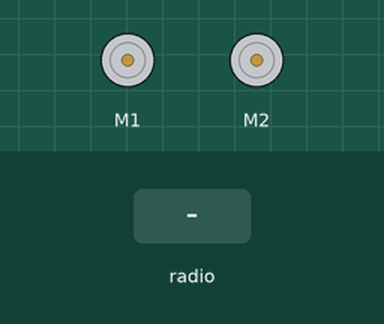
Bench run of a program on a simulated BBC micro:bit (MakeCode). On the bench: 2 × DC motor (green arrow = forward, orange = backward, longer = faster). The inputs (shaded band) are chosen by the test bench.

Above: at 1.2 s.
1.3 s: radio message "1" arrives
At 1.6 s:
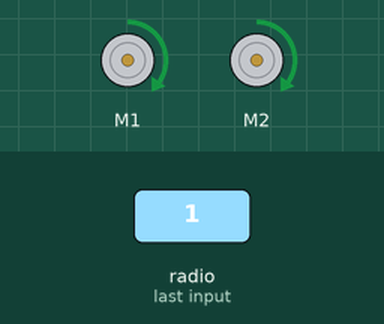
2.8 s: radio message "2" arrives
At 3.9 s:
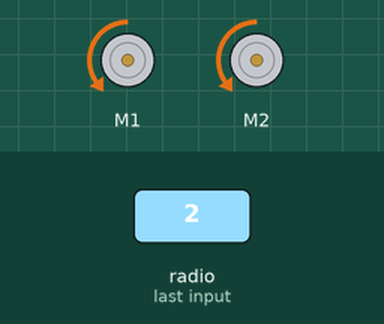
4.3 s: radio message "3" arrives
At 5.1 s:
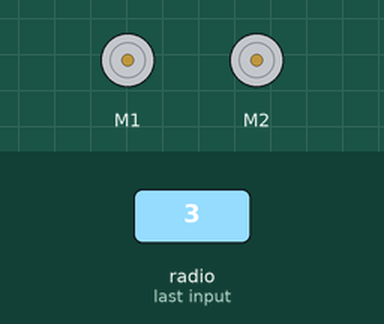
5.8 s: radio message "4" arrives
At 6.2 s:
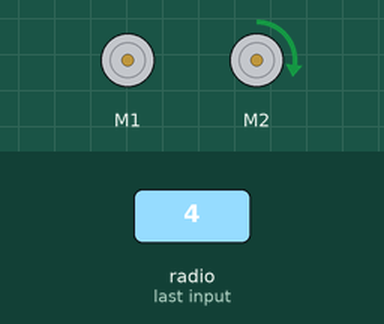
7.3 s: radio message "5" arrives
At 8.5 s:
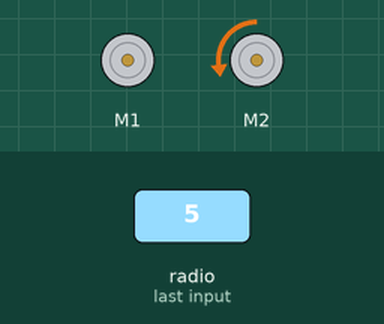
8.8 s: radio message "7" arrives
At 9.7 s:
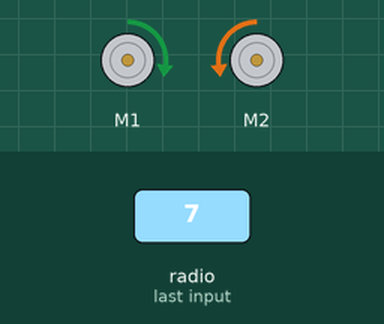
Timing chart, 0 to 11.3 s (numbered marks = the images above; inputs shaded):
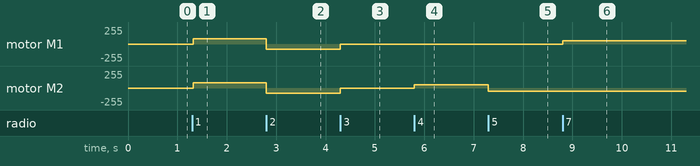

Measured:
- after the input at 1.3 s, motor M1, motor M2: stopped → forward 80/255 at once
- after the input at 2.8 s, motor M1, motor M2: forward 80/255 → backward 80/255 at once
- after the input at 4.3 s, motor M1, motor M2: backward 80/255 → stopped at once
- after the input at 5.8 s, motor M2: stopped → forward 50/255 at once
- after the input at 7.3 s, motor M2: forward 50/255 → backward 50/255 at once
- after the input at 8.8 s, motor M1: stopped → forward 50/255 at once

The program:

main.ts
```typescript
radio.onReceivedNumber(function (receivedNumber) {
    if (receivedNumber == 1) {
        maqueen.motorRun(maqueen.Motors.All, maqueen.Dir.CW, 80)
    }
    if (receivedNumber == 2) {
        maqueen.motorRun(maqueen.Motors.All, maqueen.Dir.CCW, 80)
    }
    if (receivedNumber == 3) {
        maqueen.motorStop(maqueen.Motors.All)
    }
    if (receivedNumber == 4) {
        maqueen.motorRun(maqueen.Motors.M2, maqueen.Dir.CW, 50)
    }
    if (receivedNumber == 5) {
        maqueen.motorRun(maqueen.Motors.M2, maqueen.Dir.CCW, 50)
    }
    if (receivedNumber == 6) {
        maqueen.motorStop(maqueen.Motors.M2)
    }
    if (receivedNumber == 7) {
        maqueen.motorRun(maqueen.Motors.M1, maqueen.Dir.CW, 50)
    }
    if (receivedNumber == 8) {
        maqueen.motorRun(maqueen.Motors.M1, maqueen.Dir.CCW, 50)
    }
    if (receivedNumber == 9) {
        maqueen.motorStop(maqueen.Motors.M1)
    }
})
radio.setGroup(5555)
basic.forever(function () {
    basic.pause(500)
})
```

test.ts
```typescript
// aquí va el archivo "tests"; esto no se compilará cuando este paquete se utilice como una extensión.
```
